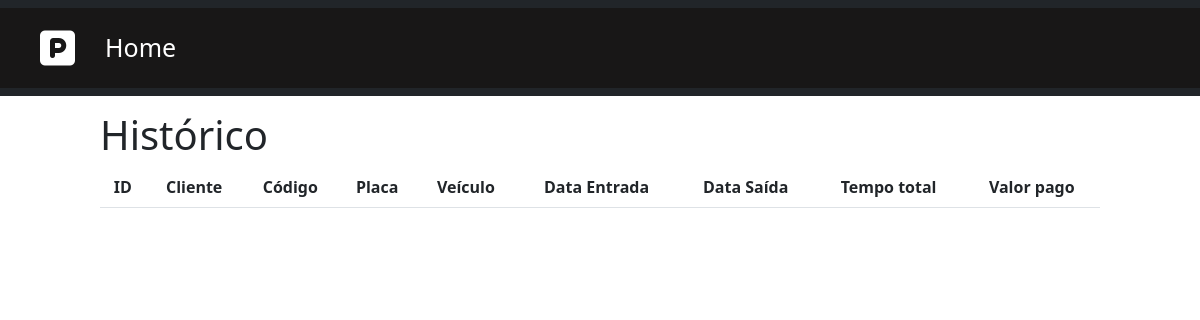
/parking/ALO-0000, run on an earlier commit of the app's database.
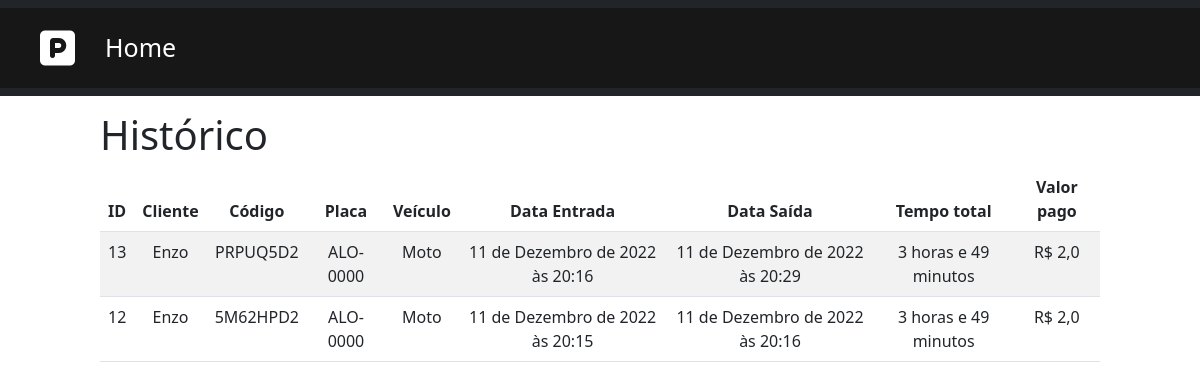
And on a later commit of the database.
### core/models.py (models this page shows, shortened)
class Parking(models.Model):
    TYPEVEHICLE = (
        ('Carro', "Carro"),
        ('Moto', 'Moto'),
        ('Caminhão', 'Caminhão'),
    )
    id = models.AutoField(primary_key=True, auto_created=True)
    client = models.CharField(max_length=255, verbose_name="Cliente")
    code = models.CharField(max_length=8, editable=False,
                            verbose_name="Código")
    plate = models.CharField(max_length=8, null=False,
                             verbose_name="Placa")
    value = models.FloatField(default=0, verbose_name="Valor")
    paid = models.BooleanField(default=False, verbose_name="Pago")
    left = models.BooleanField(default=False, verbose_name="Saída")
    vehicle = models.CharField(max_length=10, choices=TYPEVEHICLE,
                               verbose_name="Veículo")
    date_input = models.DateTimeField(auto_now_add=True,
                                      verbose_name="Data entrada")
    date_output = models.DateTimeField(null=True, blank=True,
                                       verbose_name="Data saída")
    @staticmethod
    def total_time(date_input: datetime):
        date_now = datetime.now()
        diff = abs(relativedelta(date_input, date_now))
        if diff.days > 0:
            total_hours = (diff.days * 24) + diff.hours
            return f'{total_hours} horas e {diff.minutes} minutos'
        return f'{diff.hours} horas e {diff.minutes} minutos'

### core/views.py (the view)
# urls.py: path("parking/<str:plate>", ParkingViewSet.historic, name="historic"),
    @staticmethod
    def historic(request, plate):
        parkings_filted = Parking.objects.filter(plate=plate).order_by(
            "-date_input")
        parkings = [{"id": p.id,
                     "code": p.code,
                     "plate": p.plate,
                     "client": p.client,
                     "vehicle": p.vehicle,
                     "paid": p.paid,
                     "value": p.value,
                     "date_input": p.date_input,
                     "date_output": p.date_output,
                     "time": p.total_time(p.date_input)}
                    for p in parkings_filted]
        return render(request, 'historic/historic.html',
                      {"parkings": parkings})

### core/templates/historic/historic.html (shortened to what this page needs)
{% extends 'base.html' %}
{% block content %}
<div class="offset-1 col-10 list-div">
    <h1>Histórico</h1>
     <table class="table table-striped table-hover">
        <thead>
        <tr class="header-table">
            <th scope="col">ID</th>
            <th scope="col">Cliente</th>
            <th scope="col">Código</th>
            <th scope="col">Placa</th>
            <th scope="col">Veículo</th>
            <th scope="col">Data Entrada</th>
            <th scope="col">Data Saída</th>
            <th scope="col">Tempo total</th>
            <th scope="col">Valor pago</th>
        </tr>
        </thead>
        <tbody>
        {% for parking in parkings %}
        <tr>
            <td>{{parking.id}}</td>
            <td>{{parking.client}}</td>
            <td>{{parking.code}}</td>
            <td>{{parking.plate}}</td>
            <td>{{parking.vehicle}}</td>
            <td>{{parking.date_input}}</td>
            {% if parking.date_output %}
                <td>{{parking.date_output}}</td>
            {% else %}
                <td></td>
            {% endif %}
            {% if parking.paid == True %}
                <td> {{parking.time}} </td>
            {% endif %}
            <td>R$ {{parking.value}}</td>
        </tr>
        {% endfor%}
        </tbody>
    </table>
</div>
{% endblock %}

### core/templates/base.html (shortened to what this page needs)
{% load static %}
<!DOCTYPE html>
<html lang="pt-br">
  <head>
    <link href="https://cdn.jsdelivr.net/npm/bootstrap@5.2.3/dist/css/bootstrap.min.css" rel="stylesheet"/>
    <link rel="stylesheet" href="https://cdnjs.cloudflare.com/ajax/libs/font-awesome/6.2.1/css/all.min.css">
    <link rel="stylesheet" href="{% static 'css/styles.css' %}" />
  </head>
  <body>
    <div class="container-fluid">
      {% include 'header.html' %}
      {% block content %}{% endblock %}
    </div>
  </body>
</html>

### core/templates/header.html (shortened to what this page needs)
<nav class="navbar navbar-expand-lg bg-dark ">
  <div class="container-fluid logo">
    <a href="/"><i class="fa-solid fa-square-parking" ></i></a>
    <div class="collapse navbar-collapse" id="navbarNav">
      <ul class="navbar-nav">
        <li class="nav-item">
          <a class="nav-link active" id="home-link"  href="/">Home</a>
        </li>
      </ul>
    </div>
  </div>
</nav>

### core/static/css/styles.css (style rules this page uses)
.container-fluid { padding:0; }
.logo { padding: 10px 0 10px 30px; background-color: rgb(24, 23, 23); }
.fa-solid.fa-square-parking { color: white; font-size: 40px; padding: 10px; }
#home-link { color: #fff; font-size: 25px; padding-left: 20px; }
.list-div { padding:15px 0; }
tr { text-align: center; }

What changed in the data, as far as the page shows it:
added Parking: client "Enzo", code "PRPUQ5D2", plate "ALO-0000", vehicle "Moto", date_input "11 de Dezembro de 2022 às 20:16", date_output "11 de Dezembro de 2022 às 20:29", value "2,0"
added Parking: client "Enzo", code "5M62HPD2", plate "ALO-0000", vehicle "Moto", date_input "11 de Dezembro de 2022 às 20:15", date_output "11 de Dezembro de 2022 às 20:16", value "2,0"
Also different on the page:
new list line: "13 3 horas e 49 minutos R$"
new list line: "12 3 horas e 49 minutos R$"
